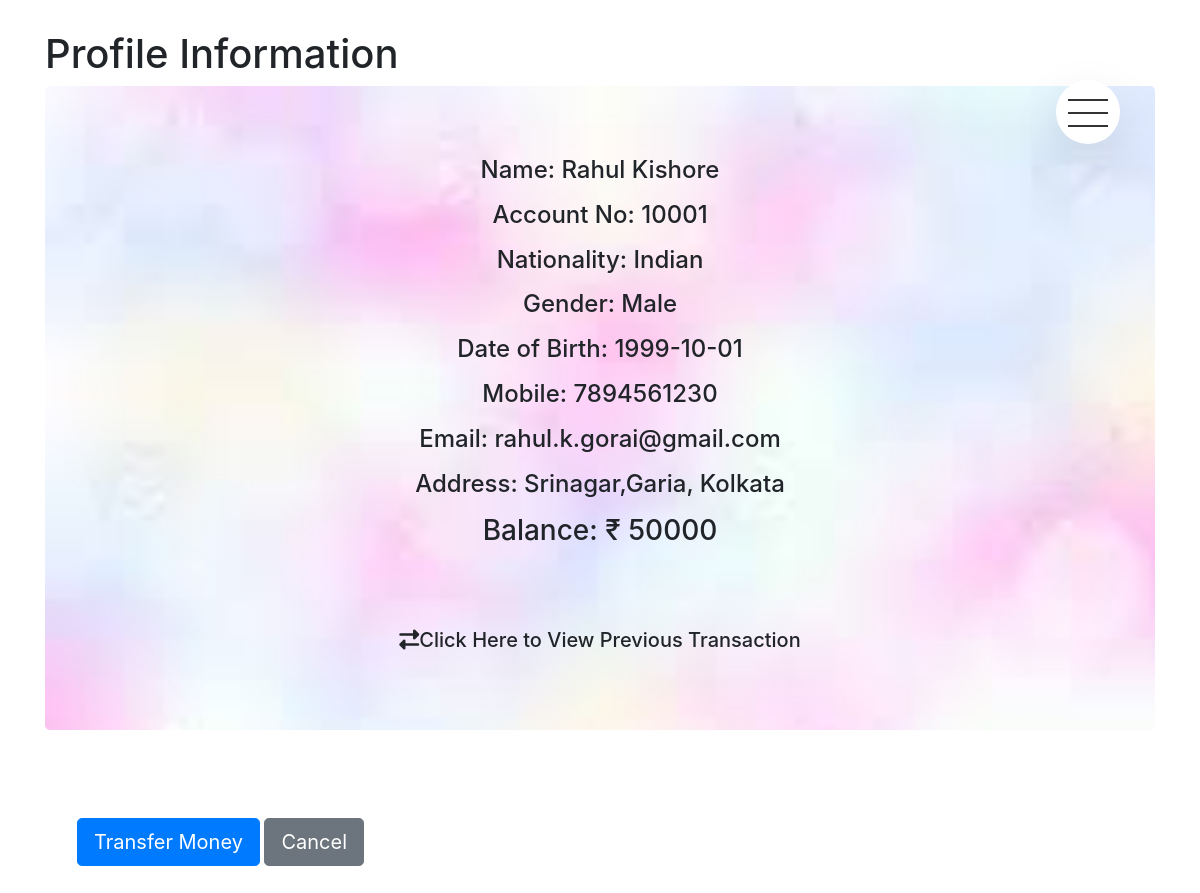
/main/view_profile.php?account_no=10001, run on an earlier commit of the app's database.
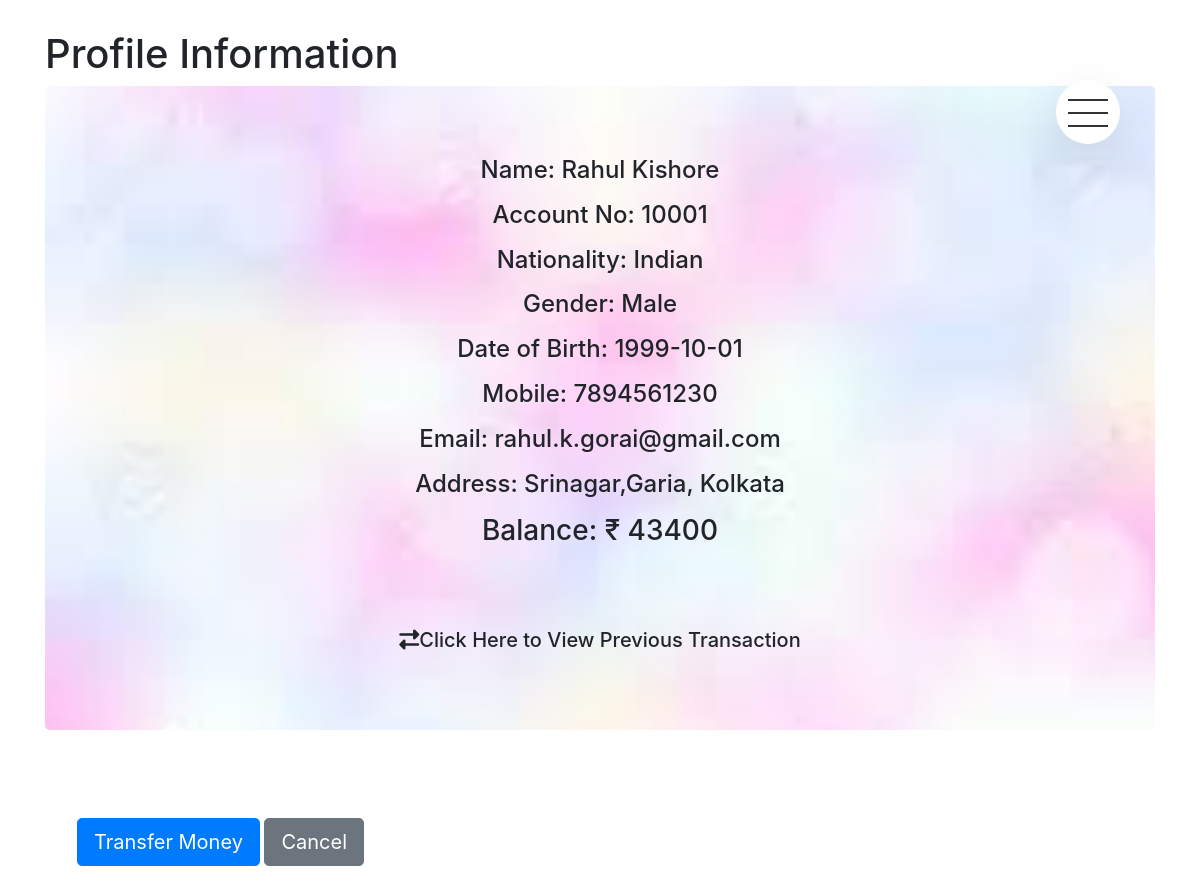
And on a later commit of the database.
### tables this page shows
CREATE TABLE `members` (
  `account_no` int(5) NOT NULL,
  `FirstName` varchar(10) NOT NULL,
  `LastName` varchar(10) NOT NULL,
  `Gender` varchar(10) NOT NULL,
  `DOB` varchar(10) NOT NULL,
  `Mobile` varchar(10) NOT NULL,
  `Email` varchar(50) NOT NULL,
  `Nationality` varchar(30) NOT NULL,
  `Address` varchar(120) NOT NULL,
  `balance` float NOT NULL
);

### main/view_profile.php (the view, shortened to what this page needs)
<?php
require_once "util.php";
 ?>
<!DOCTYPE html>
 <html>
 <head>
 	<?php require_once "head.php"; ?>
     <?php require_once "nav.php"; ?>
 </head>
 <body>
 <div class="container">
 <h1>Profile Information</h1>
 <div id="profile" class="jumbotron">
<?php
$stmt = $pdo->prepare("SELECT * FROM members  where account_no = :xyz");
$stmt->execute(array(":xyz" => $_GET['account_no']));
$row = $stmt->fetch(PDO::FETCH_ASSOC);
echo '<center><h4><p>Name: '.$row['FirstName'].' '.$row['LastName'];
echo '</p><p>Account No: '.$row['account_no'];
echo '</p><p>Nationality: '.$row['Nationality'];
echo '</p><p>Gender: '.$row['Gender'];
echo '</p><p>Date of Birth:  '.$row['DOB'];
echo '</p><p>Mobile: '.$row['Mobile'];
echo '</p><p>Email:  '.$row['Email'];
echo '</p><p>Address: '.$row['Address'];
echo '</p><p></h4><h3>Balance:  &#8377 '.$row['balance'];
echo '</h3></p><br><br><p><h5>
<a id="transactionbutton">
<span class="fa fa-exchange"></span>Click Here to View Previous Transaction</a></h5></center>';
?>
</div>
<div class="continer" id="transfer-form">
    <form method="POST">
    <div class="form-group row">
        <div class="col-md-8">
        <input type="submit" class="btn btn-primary btn-lg" value="Transfer Money" id="add_transact_form">
        <input type="submit" class="btn btn-secondary btn-lg" name="cancel" value="Cancel">
    </div>
    </div>
</form>
</div>
 </div>
 </body>
 </html>

What changed in the data, as far as the page shows it:
changed members "Rahul": balance "50000" → "43400"
